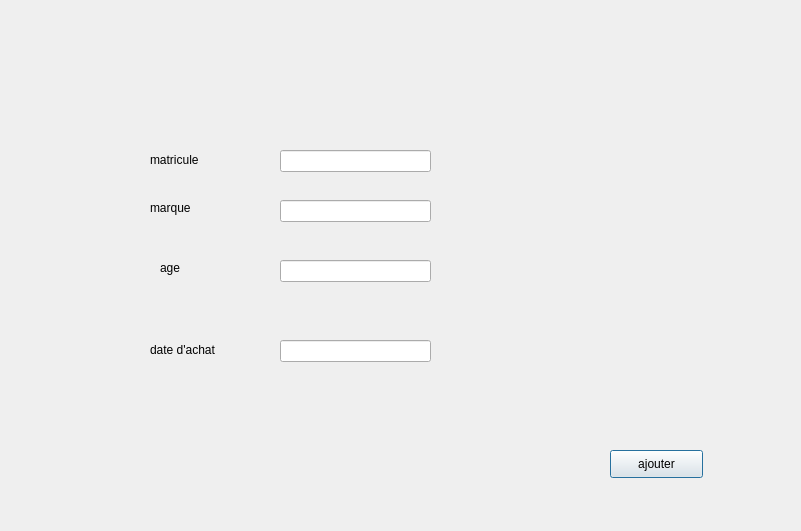
<?xml version="1.0" encoding="UTF-8"?>
<ui version="4.0">
 <class>ajoutervehicule</class>
 <widget class="QDialog" name="ajoutervehicule">
  <property name="geometry">
   <rect>
    <x>0</x>
    <y>0</y>
    <width>801</width>
    <height>531</height>
   </rect>
  </property>
  <property name="windowTitle">
   <string>Dialog</string>
  </property>
  <widget class="QLabel" name="label_4">
   <property name="geometry">
    <rect>
     <x>150</x>
     <y>340</y>
     <width>101</width>
     <height>20</height>
    </rect>
   </property>
   <property name="text">
    <string>date d'achat</string>
   </property>
  </widget>
  <widget class="QLineEdit" name="inputmarquevehicule">
   <property name="geometry">
    <rect>
     <x>280</x>
     <y>200</y>
     <width>151</width>
     <height>22</height>
    </rect>
   </property>
  </widget>
  <widget class="QLineEdit" name="inputagevehicule">
   <property name="geometry">
    <rect>
     <x>280</x>
     <y>260</y>
     <width>151</width>
     <height>22</height>
    </rect>
   </property>
  </widget>
  <widget class="QLabel" name="label_3">
   <property name="geometry">
    <rect>
     <x>160</x>
     <y>260</y>
     <width>55</width>
     <height>16</height>
    </rect>
   </property>
   <property name="text">
    <string>age</string>
   </property>
  </widget>
  <widget class="QLineEdit" name="inputdatevehicule">
   <property name="geometry">
    <rect>
     <x>280</x>
     <y>340</y>
     <width>151</width>
     <height>22</height>
    </rect>
   </property>
  </widget>
  <widget class="QLabel" name="labelMatricule">
   <property name="geometry">
    <rect>
     <x>150</x>
     <y>150</y>
     <width>91</width>
     <height>20</height>
    </rect>
   </property>
   <property name="text">
    <string>matricule</string>
   </property>
  </widget>
  <widget class="QLabel" name="label">
   <property name="geometry">
    <rect>
     <x>150</x>
     <y>200</y>
     <width>55</width>
     <height>16</height>
    </rect>
   </property>
   <property name="text">
    <string>marque</string>
   </property>
  </widget>
  <widget class="QLineEdit" name="inputmatricule">
   <property name="geometry">
    <rect>
     <x>280</x>
     <y>150</y>
     <width>151</width>
     <height>22</height>
    </rect>
   </property>
  </widget>
  <widget class="QPushButton" name="pushButton">
   <property name="geometry">
    <rect>
     <x>610</x>
     <y>450</y>
     <width>93</width>
     <height>28</height>
    </rect>
   </property>
   <property name="text">
    <string>ajouter</string>
   </property>
  </widget>
 </widget>
 <resources/>
 <connections/>
</ui>
